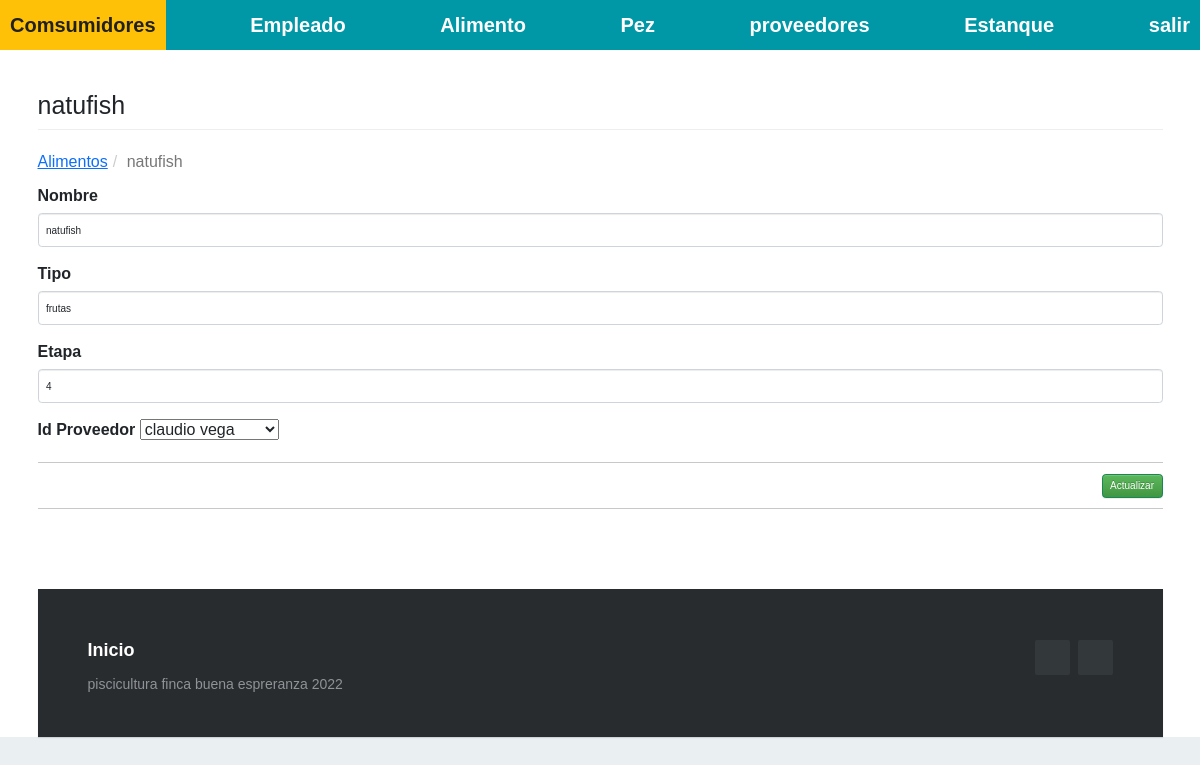
/index.php?c=alimento&a=Crud&ID_Alimento=123 (signed in), run on the app's committed database.
### tables this page shows
CREATE TABLE `alimento` (
  `ID_Alimento` int(11) NOT NULL,
  `Nombre` varchar(11) NOT NULL,
  `Tipo` varchar(11) NOT NULL,
  `Etapa` int(11) NOT NULL,
  `ID_Proveedor` int(11) NOT NULL
);

### Controller/alimento.controller.php (called while the page is built, shortened)
<?php
require_once 'model/alimento.php';
require_once 'model/proveedor.php';
class alimentoController{
    private $model;
    public function __CONSTRUCT(){
        $this->model = new alimento();
        $this->modelo = new proveedor();
    }
    public function Crud(){
        $pvd = new alimento();
        if(isset($_REQUEST['ID_Alimento'])){
            $pvd = $this->model->Obtener($_REQUEST['ID_Alimento']);
        }
        require_once 'view/header.php';
        require_once 'view/alimento/alimento-editar.php';
        require_once 'view/footer.php';
  }
}

### Model/database.php (called while the page is built)
<?php
class Database
{
    public static function Conectar()
    {
        $pdo = new PDO('mysql:host=localhost;dbname=piscicultura;charset=utf8', 'root', '');
        $pdo->setAttribute(PDO::ATTR_ERRMODE, PDO::ERRMODE_EXCEPTION);
        return $pdo;
    }
}

### Model/alimento.php (called while the page is built, shortened)
<?php
class alimento
{
	private $pdo;
	public function __CONSTRUCT()
	{
		try
		{
			$this->pdo = Database::Conectar();
		}
		catch(Exception $e)
		{
			die($e->getMessage());
		}
	}
	public function Obtener($ID_Alimento)
	{
		try
		{
			$stm = $this->pdo->prepare("SELECT * FROM alimento WHERE ID_Alimento = ?");
			$stm->execute(array($ID_Alimento));
			return $stm->fetch(PDO::FETCH_OBJ);
		} catch (Exception $e)
		{
			die($e->getMessage());
		}
	}
}

### Model/proveedor.php (called while the page is built, shortened)
<?php
class proveedor
{
	private $pdo;
	public function __CONSTRUCT()
	{
		try
		{
			$this->pdo = Database::Conectar();
		}
		catch(Exception $e)
		{
			die($e->getMessage());
		}
	}
	public function Listar()
	{
		try
		{
			$stm = $this->pdo->prepare("SELECT * FROM proveedor");
			$stm->execute();
			return $stm->fetchAll(PDO::FETCH_OBJ);
		}
		catch(Exception $e)
		{
			die($e->getMessage());
		}
	}
}

### View/alimento/alimento-editar.php (the view, shortened to what this page needs)
<h1 class="page-header">
    <?php echo $pvd->ID_Alimento  != null ? $pvd->Nombre : 'Nuevo Registro'; ?>
</h1>
<ol class="breadcrumb">
  <li><a href="?c=alimento">Alimentos</a></li>
  <li class="active"><?php echo $pvd->ID_Alimento  != null ? $pvd->Nombre : 'Nuevo Registro'; ?></li>
</ol>
<form id="frm-empleado" action="?c=alimento&a=Editar" method="post" enctype="multipart/form-data">
    <div class="form-group">
        <label>Nombre</label>
        <input type="text" name="Nombre" value="<?php echo $pvd->Nombre; ?>" class="form-control" placeholder="Ingrese Nombre alimento" data-validacion-tipo="requerido|min:100" />
    </div>
    <div class="form-group">
        <label>Tipo</label>
        <input type="text" name="Tipo" value="<?php echo $pvd->Tipo; ?>" class="form-control" placeholder="Ingrese tipo alimento" data-validacion-tipo="requerido|min:100" />
    </div>
    <div class="form-group">
        <label>Etapa</label>
        <input type="text" name="Etapa" value="<?php echo $pvd->Etapa; ?>" class="form-control" placeholder="Ingrese etapa de alimentacion" data-validacion-tipo="requerido|min:10" />
    </div>
    <div class="form-group">
        <label>Id Proveedor</label>
        <select name="ID_Proveedor" id="ID_Proveedor" class="form-label">
            <?php $id = $pvd->Nombre;?>
        <?php  require_once 'model/proveedor.php';?>
        <?php foreach($this->modelo->Listar() as $r):
            if ($r->ID_Proveedor = $id):?>
        <option value="<?php echo $r->ID_Proveedor;?>"><?php echo $r->Nombre;?></option>
        <?php endif ?>
        <?php endforeach;?>
        </select>
    </div>
    <hr />
    <div class="text-right">
        <button class="btn btn-success">Actualizar</button>
    </div>
</form>

### assets/css/demo.css (style rules this page uses)
* { padding:0; margin:0; }
html { background-color: #eaf0f2; }
body { font:14px/1.5 Arial, Helvetica, sans-serif; }

### View/footer.php (style rules this page uses)
html { font-size: 62.5%; }
body { font-size: 16px; font-family: 'Krub', sans-serif; }

### data on the page
alimento: Nombre "natufish", Tipo "frutas", Etapa "4"

### other printed values
form field ID_Proveedor "claudio vega"
